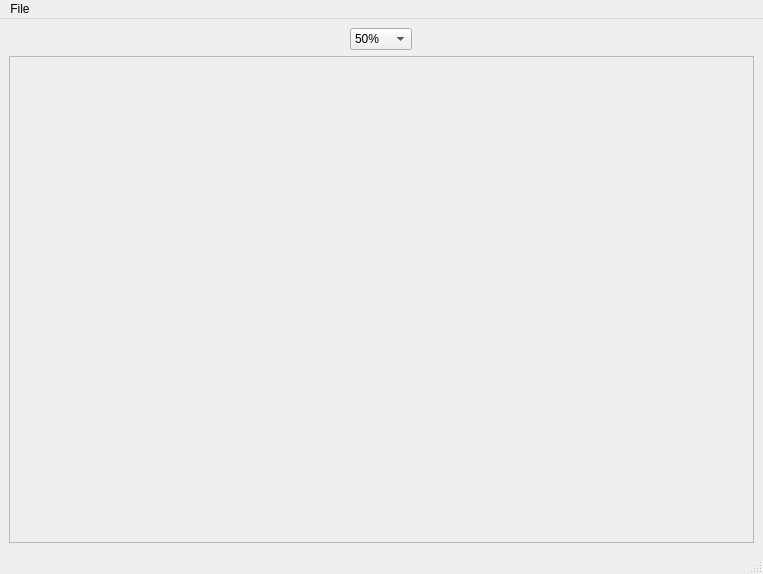
<?xml version="1.0" encoding="UTF-8"?>
<ui version="4.0">
 <class>PDFWindow</class>
 <widget class="QMainWindow" name="PDFWindow">
  <property name="geometry">
   <rect>
    <x>0</x>
    <y>0</y>
    <width>763</width>
    <height>574</height>
   </rect>
  </property>
  <property name="windowTitle">
   <string>MainWindow</string>
  </property>
  <widget class="QWidget" name="centralwidget">
   <layout class="QVBoxLayout" name="verticalLayout_2">
    <item>
     <layout class="QHBoxLayout" name="horizontalLayout">
      <item>
       <widget class="QComboBox" name="comboBox">
        <property name="sizePolicy">
         <sizepolicy hsizetype="Fixed" vsizetype="Fixed">
          <horstretch>0</horstretch>
          <verstretch>0</verstretch>
         </sizepolicy>
        </property>
        <item>
         <property name="text">
          <string>50%</string>
         </property>
        </item>
        <item>
         <property name="text">
          <string>75%</string>
         </property>
        </item>
        <item>
         <property name="text">
          <string>100%</string>
         </property>
        </item>
        <item>
         <property name="text">
          <string>125%</string>
         </property>
        </item>
        <item>
         <property name="text">
          <string>150%</string>
         </property>
        </item>
       </widget>
      </item>
     </layout>
    </item>
    <item>
     <widget class="QScrollArea" name="scrollArea">
      <property name="widgetResizable">
       <bool>true</bool>
      </property>
      <widget class="QWidget" name="scrollAreaWidgetContents">
       <property name="geometry">
        <rect>
         <x>0</x>
         <y>0</y>
         <width>743</width>
         <height>481</height>
        </rect>
       </property>
       <layout class="QVBoxLayout" name="verticalLayout"/>
      </widget>
     </widget>
    </item>
   </layout>
  </widget>
  <widget class="QMenuBar" name="menubar">
   <property name="geometry">
    <rect>
     <x>0</x>
     <y>0</y>
     <width>763</width>
     <height>23</height>
    </rect>
   </property>
   <widget class="QMenu" name="menuFile">
    <property name="title">
     <string>File</string>
    </property>
    <addaction name="actionOpen"/>
    <addaction name="actionCloseDoc"/>
   </widget>
   <addaction name="menuFile"/>
  </widget>
  <widget class="QStatusBar" name="statusbar"/>
  <action name="actionOpen">
   <property name="text">
    <string>Open</string>
   </property>
  </action>
  <action name="actionCloseDoc">
   <property name="text">
    <string>CloseDoc</string>
   </property>
  </action>
 </widget>
 <resources/>
 <connections/>
</ui>
